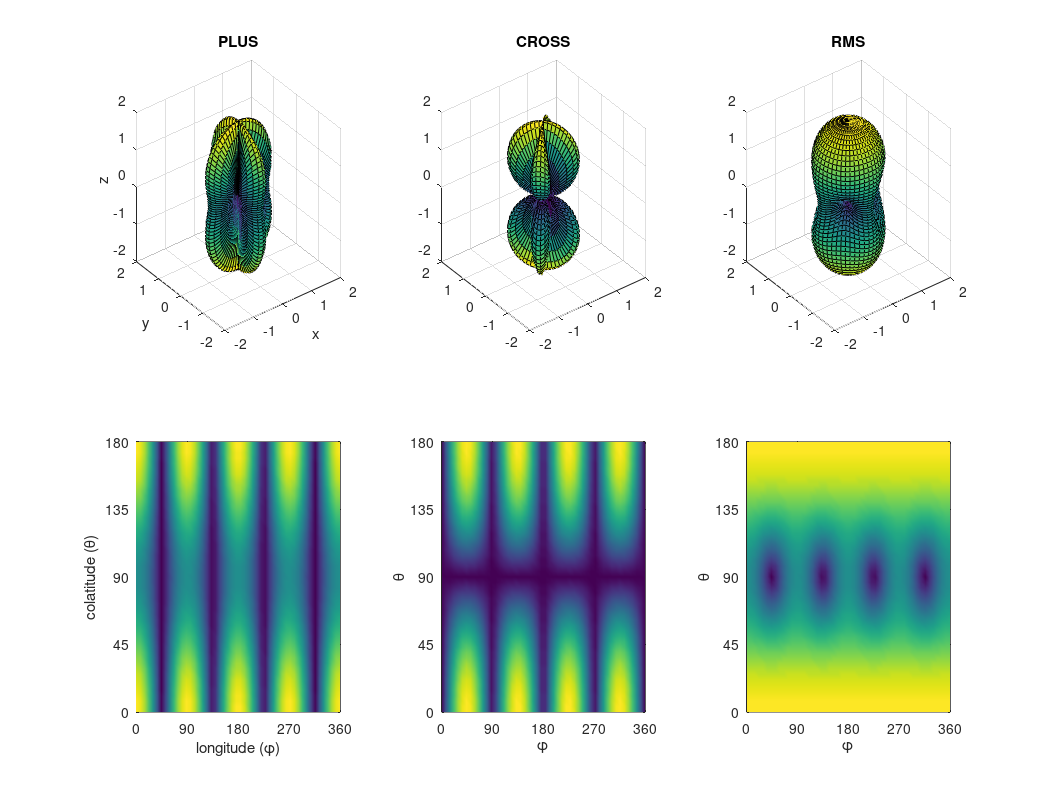
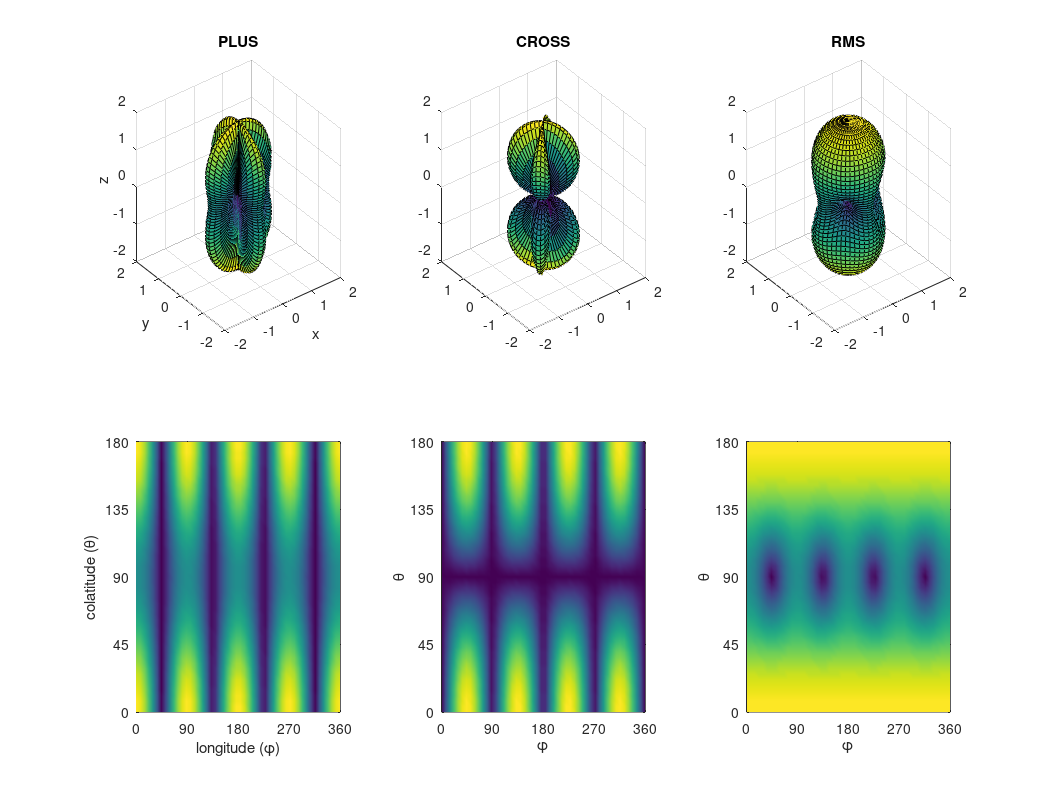

Reproduce these figures in MATLAB, in order.
%% Plot the LIGO antenna pattern for plus and cross
%
% Tobin Fricke 2013-03-05

% The LIGO antenna pattern is derived in T970101-B, "Strain Calibration in
% LIGO" by Daniel Sigg, available from https://dcc.ligo.org/T970101/public
%
% The two relevant expressions are:
%
% h_xx = - cos(theta) sin(2 phi) h_x 
%        + (cos^2 theta cos^2 phi - sin^2 phi) h_+
% 
% h_yy =   cos(theta) sin(2 phi) h_x
%        + (cos^2 theta sin^2 phi - cos^2 phi) h_+
%
% The intereferometer response is | h_xx - h_yy | as a function of angles
% phi and theta.  

% The coordinate system used by Sigg is different from what Matlab's
% sph2cart expects.  
%
%    VARIABLE        SIGG         MATLAB
%    phi             longitude    latitude
%    theta           colatitude   longitude
%
% The conversion is:
%
%  theta_(matlab) = phi_(sigg)
%  phi_(matlab) = 90 - theta_(sigg)
%
% Here we use Sigg coordinates:

F_cross = @(phi, theta) abs(-2 * cos(theta) .* sin(2*phi));
F_plus  = @(phi, theta) abs((cos(theta).^2 .* cos(phi).^2 - sin(phi).^2) - ...
                            (cos(theta).^2 .* sin(phi).^2 - cos(phi).^2));
        

% Now plot everything:

[theta, phi] = meshgrid(linspace(0, pi, 51), linspace(0, 2*pi, 50));

subplot(2,3,1);
R = F_plus(phi, theta);
[X, Y, Z] = sph2cart(phi, pi/2-theta, R);
surf(X,Y,Z,R);
xlim([-2 2]);
ylim([-2 2]);
zlim([-2 2]);
title('PLUS');
xlabel('x');
ylabel('y');
zlabel('z');

subplot(2,3,2);
R = F_cross(phi, theta);
[X, Y, Z] = sph2cart(phi, pi/2-theta, R);
surf(X,Y,Z,R);
xlim([-2 2]);
ylim([-2 2]);
zlim([-2 2]);
title('CROSS');

subplot(2,3,3);
R = sqrt(F_plus(phi, theta).^2 + F_cross(phi, theta).^2);
[X, Y, Z] = sph2cart(phi, pi/2-theta, R);
surf(X,Y,Z,R);
xlim([-2 2]);
ylim([-2 2]);
zlim([-2 2]);
title('RMS');

subplot(2,3,4);
R = F_plus(phi, theta);
pcolor(phi *180/pi, theta *180/pi, R);
xlabel('longitude (\phi)');
ylabel('colatitude (\theta)');
shading interp
set(gca, 'xtick', 90 * (0:4), ...
         'ytick', 45 * (0:4));

subplot(2,3,5);
R = F_cross(phi, theta);
pcolor(phi *180/pi, theta *180/pi, R);
xlabel('\phi');
ylabel('\theta');
shading interp
set(gca, 'xtick', 90 * (0:4), ...
         'ytick', 45 * (0:4));

subplot(2,3,6);
R = sqrt(F_plus(phi, theta).^2 + F_cross(phi, theta).^2);
pcolor(phi *180/pi, theta *180/pi, R);
xlabel('\phi');
ylabel('\theta');
shading interp
set(gca, 'xtick', 90 * (0:4), ...
         'ytick', 45 * (0:4));

%% Make PDF

orient landscape
print -dpdf peanut.pdf

orient portrait
set(gcf,'papersize',[11 8.5])
set(gcf,'paperposition',[.25 .25 10.5 8])

print -dpng peanut.png
